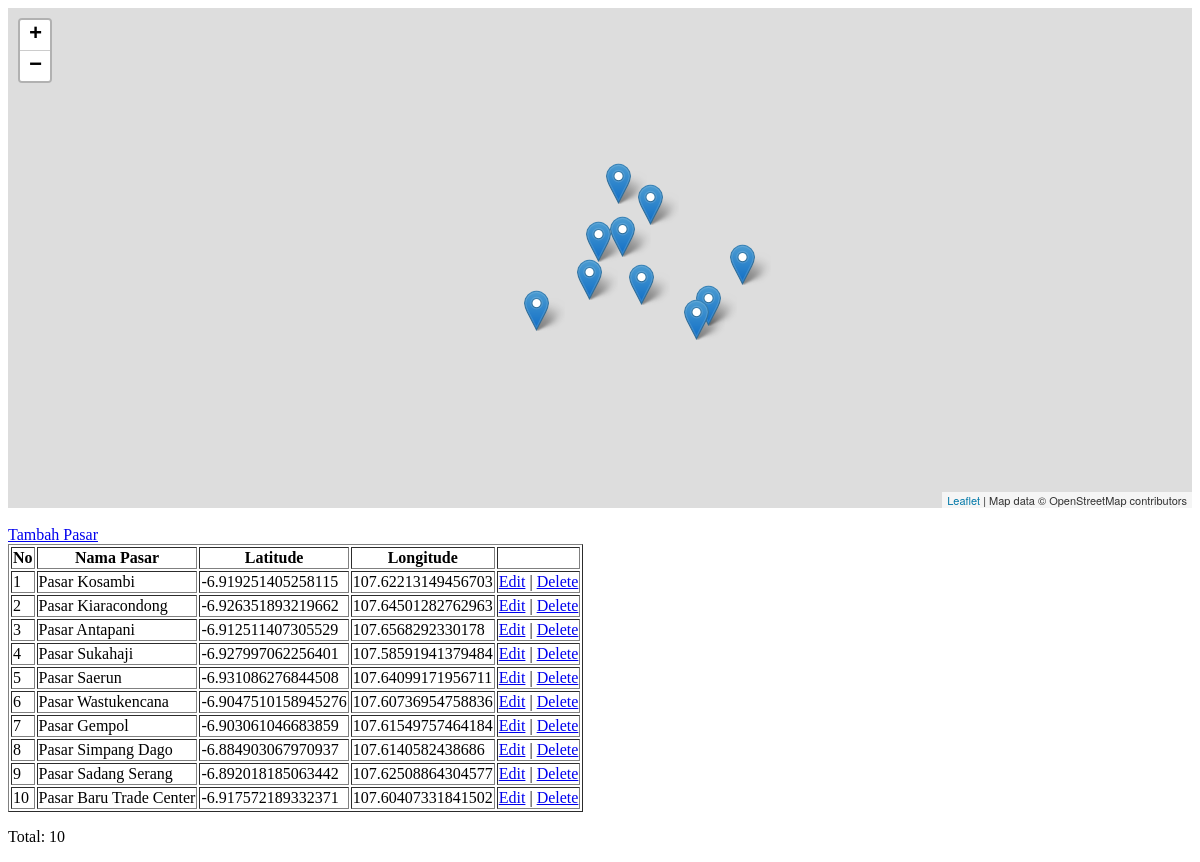
The page / on the database its author committed.
### tables this page shows
CREATE TABLE `pasar` (
  `id` int NOT NULL,
  `nama_pasar` varchar(256) NOT NULL,
  `latitude` double NOT NULL,
  `longitude` double NOT NULL
);

### index.php (the view, shortened to what this page needs)
<?php include("config.php"); ?>
<!DOCTYPE html>
<html lang="en">
<head>
    <link rel="stylesheet" href="./assets/leaflet/leaflet.css">
    <link rel="stylesheet" href="./assets/css/style.css">
</head>
<body>
<div>
    <div id="map"></div>
    <br>
    <a href="add-pasar.php">Tambah Pasar</a>
    <br>
    <table border="1">
        <thead>
        <tr>
            <th>No</th>
            <th>Nama Pasar</th>
            <th>Latitude</th>
            <th>Longitude</th>
            <th></th>
        </tr>
        </thead>
        <tbody>
        <?php
        $sql = "SELECT * FROM pasar";
        $query = mysqli_query($db, $sql);
        while ($pasar = mysqli_fetch_array($query)) {?>
            <tr>
            <td><?= $pasar['id'] ?></td>
            <td><?= $pasar['nama_pasar'] ?></td>
            <td><?= $pasar['latitude'] ?></td>
            <td><?= $pasar['longitude'] ?></td>
            <td>
            <a href="edit-pasar.php?id=<?= $pasar['id'] ?>">Edit</a> |
            <a href="delete.php?id=<?= $pasar['id'] ?>">Delete</a>
            </td>
            </tr>
        <?php } ?>
        </tbody>
    </table>
    <p>Total: <?php echo mysqli_num_rows($query) ?></p>
</div>
</body>
</html>

### assets/leaflet/leaflet.css (style rules this page uses)
.leaflet-container { overflow: hidden; }
.leaflet-container.leaflet-touch-zoom { -ms-touch-action: pan-x pan-y; touch-action: pan-x pan-y; }
.leaflet-container.leaflet-touch-drag { -ms-touch-action: pinch-zoom; touch-action: none; touch-action: pinch-zoom; }
.leaflet-container.leaflet-touch-drag.leaflet-touch-zoom { -ms-touch-action: none; touch-action: none; }
.leaflet-container { -webkit-tap-highlight-color: transparent; }
.leaflet-grab { cursor: -webkit-grab; cursor: -moz-grab; cursor: grab; }
.leaflet-container { background: #ddd; outline: 0; }
.leaflet-container { font: 12px/1.5 "Helvetica Neue", Arial, Helvetica, sans-serif; }

### assets/css/style.css (style rules this page uses)
#map { height: 500px; }

### rows shown on the page
pasar: id "1", nama_pasar "Pasar Kosambi", latitude "-6.919251405258115", longitude "107.62213149456703"
pasar: id "2", nama_pasar "Pasar Kiaracondong", latitude "-6.926351893219662", longitude "107.64501282762963"
pasar: id "3", nama_pasar "Pasar Antapani", latitude "-6.912511407305529", longitude "107.6568292330178"
pasar: id "4", nama_pasar "Pasar Sukahaji", latitude "-6.927997062256401", longitude "107.58591941379484"
pasar: id "5", nama_pasar "Pasar Saerun", latitude "-6.931086276844508", longitude "107.64099171956711"
pasar: id "6", nama_pasar "Pasar Wastukencana", latitude "-6.9047510158945276", longitude "107.60736954758836"
pasar: id "7", nama_pasar "Pasar Gempol", latitude "-6.903061046683859", longitude "107.61549757464184"
pasar: id "8", nama_pasar "Pasar Simpang Dago", latitude "-6.884903067970937", longitude "107.6140582438686"
pasar: id "9", nama_pasar "Pasar Sadang Serang", latitude "-6.892018185063442", longitude "107.62508864304577"
pasar: id "10", nama_pasar "Pasar Baru Trade Center", latitude "-6.917572189332371", longitude "107.60407331841502"

### other values the page prints
mysqli_num_rows($query) "10"
